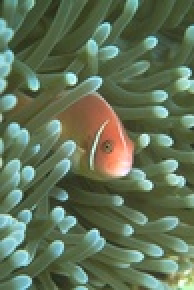
#> input picture input_images/210088.jpg, 97 x 145 px, shrunk from 321 x 481 before the run, found by its file name (shown 2 times larger)
$ python GaussianMixture_segmentation.py
#> lines starting #> are read from the running program, lines starting #| are printed output that depends on the picture
#!/usr/bin/env python
# coding: utf-8

# In[1]:


import numpy as np
import cv2
from sklearn.mixture import GaussianMixture as GMM
import glob
import skimage.color as color
import matplotlib.pyplot as plt

image = plt.imread("input images/210088.jpg")
#> image is the input picture: shape (145, 97, 3); mean R, G, B 97.3, 113.6, 86.9

#Convert MxNx3 image into Kx3 where K=MxN
img2 = image.reshape((-1,3))

#covariance choices, full, tied, diag, spherical
gmm_model = GMM(n_components=5,covariance_type='full').fit(img2)
segments= gmm_model.predict(img2)
#> segments = 14065 values, max 4 at index 3, min 0 at index 4409, mean 2.41
segmented = segments.reshape(image.shape[0], image.shape[1])
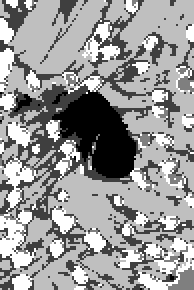
#> segmented: shape (145, 97) int64 (shown 2 times larger); min 0, max 4, mean 2.41; drawn with min black and max white
plt.imshow(segmented)
plt.show()
img1 = color.label2rgb(segmented, image, kind='avg');
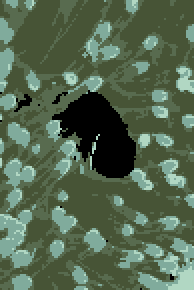
#> img1: shape (145, 97, 3) (shown 2 times larger); mean R, G, B 83.9, 103.6, 79.5


plt.imshow(img1)
plt.show()


# In[6]:


img1.shape


# In[2]:


#> (the run stopped early here; a loop or call above may not have finished)

$ run again, with input_images/302003.jpg copied over input_images/210088.jpg
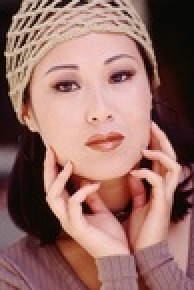
#> input picture input_images/302003.jpg, 97 x 145 px, shrunk from 321 x 481 before the run, found by its file name (shown 2 times larger)
#> image is the input picture: shape (145, 97, 3); mean R, G, B 149.4, 109.3, 102.4
#> segments = 14065 values, max 4 at index 12, min 0 at index 910, mean 1.91
#> `segmented = segments.reshape(image.shape[0], image.shape[1])`:
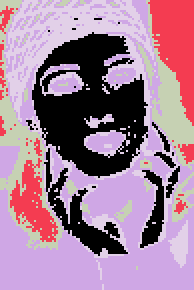
#> segmented: shape (145, 97) int64 (shown 2 times larger); 5 distinct labels, from 0 to 4; one colour per label, 0 black
#> `img1 = color.label2rgb(segmented, image, kind='avg');`:
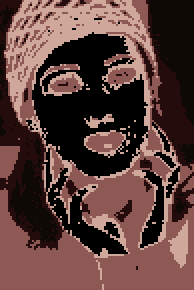
#> img1: shape (145, 97, 3) (shown 2 times larger); mean R, G, B 93.4, 64.1, 59.7
